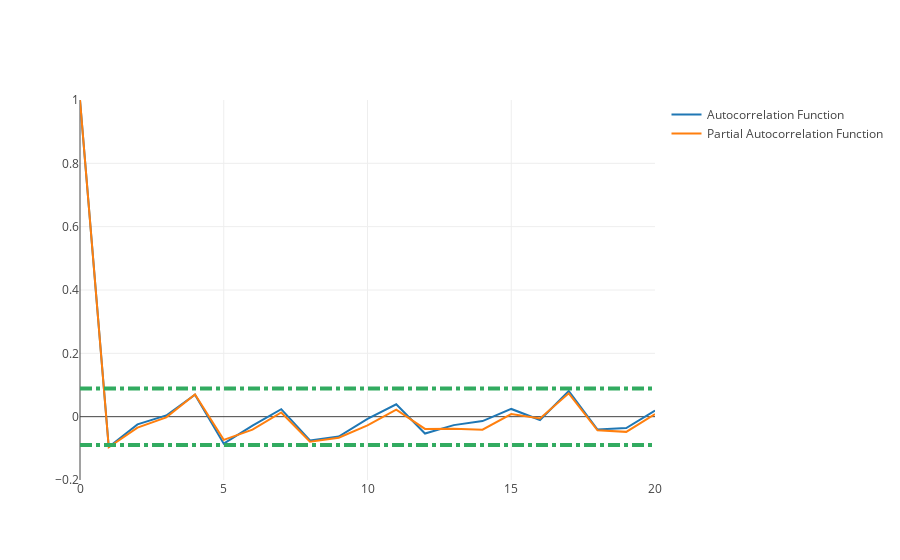

Notebook code cell kept with this figure:
### Markdown cell above
## Time Series Forecasting


Our timeseries has significant dependence among values. This can be modeled using ARIMA (Auto-Regressive Integrated Moving Averages). It represents a linear equation. The parameter in the model are:
Number of  Auto-Regressive (p): It is the possible lag-window of dependent variable. For example, if p = 10 the predictors will be x(t-1) to x(t-10)

**Number of MA terms (q):** It is the possible lag-window forecast error in prediction equation. For eample if q is 10, the predictors for x(t) will be e(t-1) to e(t-10) where e(i) = moving average at i - actual value.

**Number of differences (d):** It is the number of nonseasonal differences

To determine the value of 'p' and 'q', we use following analysis.

**Autocorrelation Function (ACF)** is the correlation between the  timeseries with a lagged version of itself

**Autocorrelation Function (PACF)** is the correlation between the timeseries with a lagged version of itself after eliminating the variations already explained by the intervening comparisons

The plots below show confidence intervals. They are used to determine 'p' and 'q'. 'p' and  'q' are the values where PACF and ACF crosses the upper confidence interval for the first time respectitvely. (In our case the graphs are a lot overlapped)

### Code cell
#ACF and PACF plots:
ts_log_diff = ts_log - ts_log.shift()
ts_log_diff.dropna(inplace=True)
lag_acf = acf(ts_log_diff, nlags=20)
lag_pacf = pacf(ts_log_diff, nlags=20, method='ols')


trace0 = go.Scatter(y=lag_acf, name = 'Autocorrelation Function')
trace1 = go.Scatter(y=lag_pacf,name = 'Partial Autocorrelation Function')
data = [trace0,trace1]

layout = {
    'xaxis': {
        'range': [0, 20]
    },
    'yaxis': {
        'range': [-0.2, 1]
    },
    'shapes': [
        {
            'type': 'line',
            'x0': 0,
            'y0': -1.96/np.sqrt(len(ts_log_diff)),
            'x1': 20,
            'y1': -1.96/np.sqrt(len(ts_log_diff)),
            'line': {
                'color': 'rgb(50, 171, 96)',
                'width': 4,
                'dash': 'dashdot',
            },
        },
        {
            'type': 'line',
            'x0': 0,
            'y0': 1.96/np.sqrt(len(ts_log_diff)),
            'x1': 20,
            'y1': 1.96/np.sqrt(len(ts_log_diff)),
            'line': {
                'color': 'rgb(50, 171, 96)',
                'width': 4,
                'dash': 'dashdot',
            },
        }, 
    ]
}

fig = {
    'data': data,
    'layout': layout,
}
py.iplot(fig, filename='shapes-lines')

### Figure 1 — Plotly figure (JSON) as saved in the notebook; plotly's stock layout.template omitted (floating-point values rounded to 4 significant figures)
{"data": [{"name": "Autocorrelation Function", "type": "scatter", "y": [1, -0.09586, -0.02433, 0.003843, 0.06924, -0.08539, -0.02804, 0.02363, -0.07498, -0.0628, -0.006757, 0.03894, -0.05334, -0.02666, -0.01385, 0.02437, -0.01059, 0.08061, -0.04074, -0.03593, 0.01917]}, {"name": "Partial Autocorrelation Function", "type": "scatter", "y": [1, -0.0965, -0.03441, -0.002186, 0.0699, -0.07338, -0.04086, 0.01326, -0.0791, -0.06652, -0.02762, 0.02231, -0.03856, -0.03805, -0.04111, 0.008337, -0.005512, 0.07369, -0.04303, -0.04802, 0.007957]}], "layout": {"shapes": [{"line": {"color": "rgb(50, 171, 96)", "dash": "dashdot", "width": 4}, "type": "line", "x0": 0, "x1": 20, "y0": -0.08928, "y1": -0.08928}, {"line": {"color": "rgb(50, 171, 96)", "dash": "dashdot", "width": 4}, "type": "line", "x0": 0, "x1": 20, "y0": 0.08928, "y1": 0.08928}], "xaxis": {"range": [0, 20]}, "yaxis": {"range": [-0.2, 1]}}}
